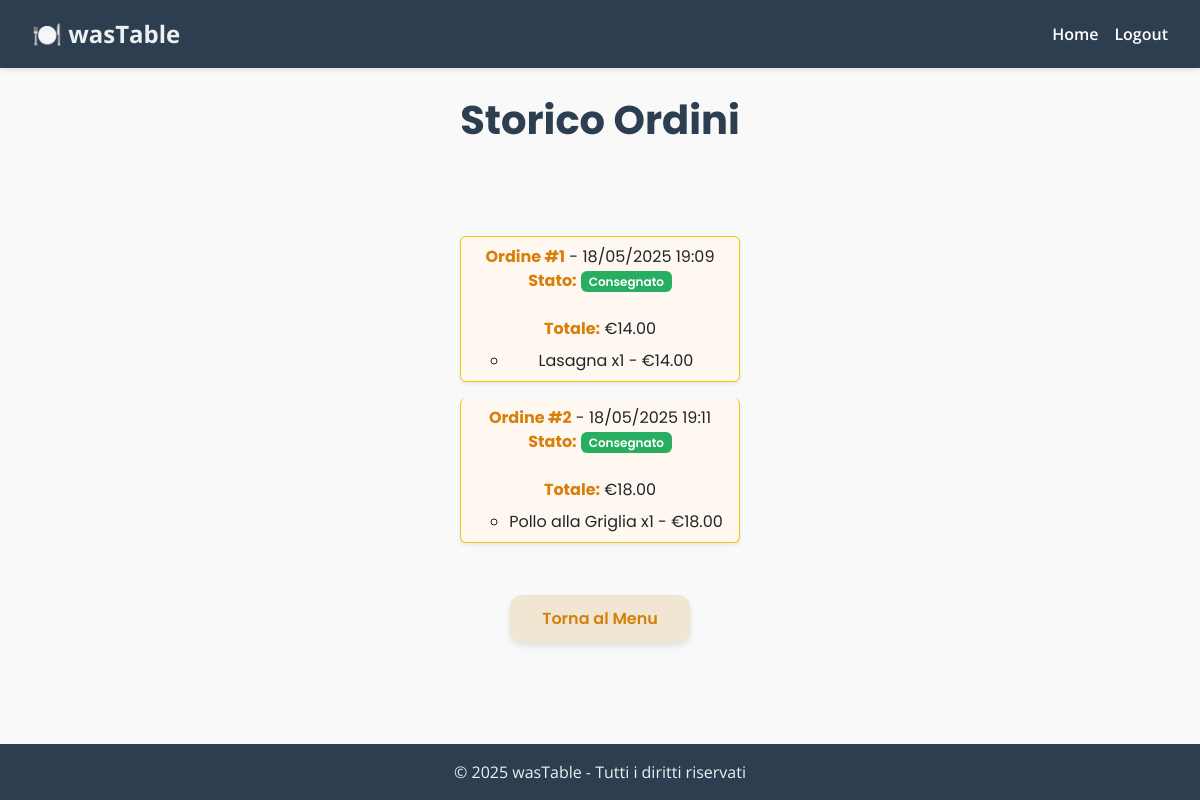
Screenshot of /orders/8 with the database file from the repository.
### backend/app/models/Order.py (models this page shows, shortened)
class Order(db.Model):
    id = db.Column(db.Integer, primary_key=True)
    reservation_id = db.Column(db.Integer, db.ForeignKey('reservation.id', ondelete='CASCADE'), nullable=False)
    items = db.Column(db.JSON, nullable=False)  # I piatti ordinati saranno memorizzati come JSON
    total_price = db.Column(db.Float, nullable=False)
    created_at = db.Column(db.DateTime, default=datetime.utcnow)
    status = db.Column(db.String(20), default='pending')  # 'pending', 'delivered', 'rejected'
    table_id = db.Column(db.Integer, db.ForeignKey('table.id'), nullable=False)
    table = db.relationship('Table', backref=db.backref('orders', lazy=True))
    reservation = db.relationship('Reservation', backref='orders')

### backend/app/routes/auth_routes.py (the view)
@bp.route('/orders/<int:reservation_id>', methods=['GET'])
def order_history(reservation_id):
    orders = Order.query.filter_by(reservation_id=reservation_id).all()
    reservation = Reservation.query.get_or_404(reservation_id)
    for order in orders:
        order.items = json.loads(order.items)  # Decodifica JSON direttamente in Python
    return render_template('order_history.html', orders=orders, reservation_id=reservation_id)

### backend/app/templates/order_history.html (shortened to what this page needs)
{% extends 'layout.html' %}
{% block content %}
    <div class="container mt-5">
        <h2 class="text-center">Storico Ordini</h2>
        {% if orders %}
            <ul class="list-group w-100">
                {% for order in orders %}
                    <li class="list-group-item shadow-sm mb-3 rounded">
                        <strong>Ordine #{{ order.id }}</strong> - {{ order.created_at.strftime('%d/%m/%Y %H:%M') }} <br>
                        <p><strong>Stato:</strong>
                            {% if order.status == 'delivered' %}
                                <span class="badge bg-success">Consegnato</span>
                            {% elif order.status == 'rejected' %}
                                <span class="badge bg-danger">Rifiutato</span>
                            {% else %}
                                <span class="badge bg-secondary">In attesa</span>
                            {% endif %}
                        </p>
                        <strong>Totale:</strong> €{{ '%.2f' | format(order.total_price) }} <br>
                        <ul class="mt-2">
                            {% for item in order.items %}
                                <li>{{ item.name }} x{{ item.quantity }} -
                                    €{{ '%.2f' | format(item.price * item.quantity) }}</li>
                            {% endfor %}
                        </ul>
                    </li>
                {% endfor %}
            </ul>
        {% else %}
            <p class="text-muted">Nessun ordine effettuato.</p>
        {% endif %}
        <div class="text-center mt-4">
            <a href="{{ url_for('auth.menu', reservation_id=reservation_id) if reservation_id else url_for('auth.menu') }}"
               class="btn btn-secondary">Torna al Menu</a>
        </div>
    </div>
{% endblock %}

### backend/app/templates/order_history.html (style rules this page uses)
h2.text-center { margin-top: 5rem; position: fixed; top: 0; left: 0; right: 0; z-index: 100; padding: 1rem; font-family: 'Poppins', sans-serif; font-weight: 700; font-size: 2.5rem; color: #2c3e50; margin-bottom: 1rem; text-align: center; }
.container { max-width: 600px; margin-top: 30px; margin-left: auto; margin-right: auto; display: flex; flex-direction: column; align-items: center; text-align: center; font-family: 'Poppins', sans-serif; color: #2c3e50; }
.list-group-item { background-color: #fff8f0; border: 1px solid #f1c40f; box-shadow: 0 4px 12px rgba(243, 156, 18, 0.15); }
.list-group-item strong { color: #d87f0a; }
.badge.bg-success { background-color: #27ae60 !important; font-weight: 600; }
.btn-secondary { background-color: #f0e6d2; color: #d87f0a; font-weight: 600; border-radius: 12px; padding: 0.7rem 2rem; transition: background-color 0.3s ease, color 0.3s ease; }

### rows the page displays
Order: id "1", created_at "18/05/2025 19:09", status "Consegnato", total_price "14.00", name "Lasagna", quantity "1", price "14.00"
Order: id "2", created_at "18/05/2025 19:11", status "Consegnato", total_price "18.00", name "Pollo alla Griglia", quantity "1", price "18.00"
